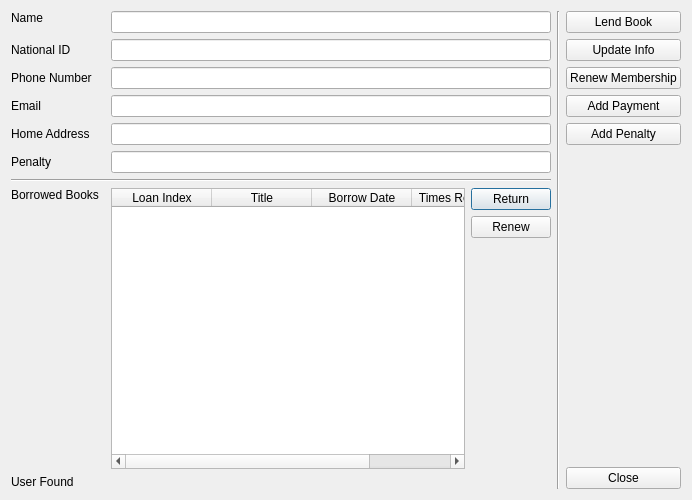
<?xml version="1.0" encoding="UTF-8"?>
<ui version="4.0">
 <class>MemberViewDialog</class>
 <widget class="QDialog" name="MemberViewDialog">
  <property name="geometry">
   <rect>
    <x>0</x>
    <y>0</y>
    <width>692</width>
    <height>500</height>
   </rect>
  </property>
  <property name="minimumSize">
   <size>
    <width>500</width>
    <height>500</height>
   </size>
  </property>
  <property name="windowTitle">
   <string>Dialog</string>
  </property>
  <property name="windowIcon">
   <iconset resource="img.qrc">
    <normaloff>:/src/src/0b85636ca6384399edbae4cc3d344937.png</normaloff>:/src/src/0b85636ca6384399edbae4cc3d344937.png</iconset>
  </property>
  <layout class="QHBoxLayout" name="horizontalLayout">
   <item>
    <layout class="QGridLayout" name="gridLayout">
     <item row="2" column="0">
      <widget class="QLabel" name="phone_label">
       <property name="text">
        <string>Phone Number</string>
       </property>
      </widget>
     </item>
     <item row="0" column="0" alignment="Qt::AlignTop">
      <widget class="QLabel" name="first_name_label">
       <property name="text">
        <string>Name</string>
       </property>
      </widget>
     </item>
     <item row="4" column="0">
      <widget class="QLabel" name="address_label">
       <property name="text">
        <string>Home Address</string>
       </property>
      </widget>
     </item>
     <item row="2" column="2" colspan="2">
      <widget class="QLineEdit" name="phone_line_edit">
       <property name="inputMask">
        <string/>
       </property>
      </widget>
     </item>
     <item row="0" column="2" colspan="2">
      <widget class="QLineEdit" name="first_name_line_edit"/>
     </item>
     <item row="5" column="0">
      <widget class="QLabel" name="penalty_label">
       <property name="text">
        <string>Penalty</string>
       </property>
      </widget>
     </item>
     <item row="1" column="2" colspan="2">
      <widget class="QLineEdit" name="last_name_line_edit">
       <property name="readOnly">
        <bool>true</bool>
       </property>
      </widget>
     </item>
     <item row="3" column="0">
      <widget class="QLabel" name="email_label">
       <property name="text">
        <string>Email</string>
       </property>
      </widget>
     </item>
     <item row="7" column="0" alignment="Qt::AlignTop">
      <widget class="QLabel" name="borrowed_label">
       <property name="text">
        <string>Borrowed Books</string>
       </property>
      </widget>
     </item>
     <item row="8" column="0" colspan="4">
      <widget class="QLabel" name="msg_label">
       <property name="text">
        <string>User Found</string>
       </property>
      </widget>
     </item>
     <item row="1" column="0">
      <widget class="QLabel" name="last_name_label">
       <property name="text">
        <string>National ID</string>
       </property>
      </widget>
     </item>
     <item row="4" column="2" colspan="2">
      <widget class="QLineEdit" name="address_line_edit"/>
     </item>
     <item row="3" column="2" colspan="2">
      <widget class="QLineEdit" name="email_line_edit"/>
     </item>
     <item row="7" column="3">
      <layout class="QVBoxLayout" name="verticalLayout_2">
       <item alignment="Qt::AlignTop">
        <widget class="QPushButton" name="return_button">
         <property name="text">
          <string>Return</string>
         </property>
         <property name="icon">
          <iconset resource="img.qrc">
           <normaloff>:/src/src/return.png</normaloff>:/src/src/return.png</iconset>
         </property>
        </widget>
       </item>
       <item>
        <widget class="QPushButton" name="renew_book_button">
         <property name="text">
          <string>Renew</string>
         </property>
         <property name="icon">
          <iconset resource="img.qrc">
           <normaloff>:/src/src/browser.png</normaloff>:/src/src/browser.png</iconset>
         </property>
        </widget>
       </item>
       <item>
        <spacer name="verticalSpacer_2">
         <property name="orientation">
          <enum>Qt::Vertical</enum>
         </property>
         <property name="sizeHint" stdset="0">
          <size>
           <width>20</width>
           <height>40</height>
          </size>
         </property>
        </spacer>
       </item>
      </layout>
     </item>
     <item row="6" column="0" colspan="4">
      <widget class="Line" name="line_2">
       <property name="orientation">
        <enum>Qt::Horizontal</enum>
       </property>
      </widget>
     </item>
     <item row="5" column="2" colspan="2">
      <widget class="QLineEdit" name="penalty_line_edit">
       <property name="readOnly">
        <bool>true</bool>
       </property>
      </widget>
     </item>
     <item row="7" column="2">
      <widget class="QTableWidget" name="borrow_table">
       <property name="enabled">
        <bool>true</bool>
       </property>
       <property name="editTriggers">
        <set>QAbstractItemView::NoEditTriggers</set>
       </property>
       <property name="columnCount">
        <number>4</number>
       </property>
       <column>
        <property name="text">
         <string>Loan Index</string>
        </property>
       </column>
       <column>
        <property name="text">
         <string>Title</string>
        </property>
       </column>
       <column>
        <property name="text">
         <string>Borrow Date</string>
        </property>
       </column>
       <column>
        <property name="text">
         <string>Times Renewed</string>
        </property>
       </column>
      </widget>
     </item>
    </layout>
   </item>
   <item>
    <widget class="Line" name="line">
     <property name="orientation">
      <enum>Qt::Vertical</enum>
     </property>
    </widget>
   </item>
   <item>
    <layout class="QVBoxLayout" name="verticalLayout">
     <item>
      <widget class="QPushButton" name="lend_button">
       <property name="text">
        <string>Lend Book</string>
       </property>
       <property name="icon">
        <iconset resource="img.qrc">
         <normaloff>:/src/src/book.png</normaloff>:/src/src/book.png</iconset>
       </property>
      </widget>
     </item>
     <item>
      <widget class="QPushButton" name="update_button">
       <property name="text">
        <string>Update Info</string>
       </property>
       <property name="icon">
        <iconset resource="img.qrc">
         <normaloff>:/src/src/replace.png</normaloff>:/src/src/replace.png</iconset>
       </property>
      </widget>
     </item>
     <item>
      <widget class="QPushButton" name="renew_member_button">
       <property name="text">
        <string>Renew Membership</string>
       </property>
       <property name="icon">
        <iconset resource="img.qrc">
         <normaloff>:/src/src/add-user.png</normaloff>:/src/src/add-user.png</iconset>
       </property>
      </widget>
     </item>
     <item>
      <widget class="QPushButton" name="add_transaction_button">
       <property name="text">
        <string>Add Payment</string>
       </property>
       <property name="icon">
        <iconset resource="img.qrc">
         <normaloff>:/src/src/credit-card.png</normaloff>:/src/src/credit-card.png</iconset>
       </property>
      </widget>
     </item>
     <item>
      <widget class="QPushButton" name="add_penalty_button">
       <property name="text">
        <string>Add Penalty</string>
       </property>
       <property name="icon">
        <iconset resource="img.qrc">
         <normaloff>:/src/src/add (1).png</normaloff>:/src/src/add (1).png</iconset>
       </property>
      </widget>
     </item>
     <item>
      <spacer name="verticalSpacer">
       <property name="orientation">
        <enum>Qt::Vertical</enum>
       </property>
       <property name="sizeHint" stdset="0">
        <size>
         <width>20</width>
         <height>40</height>
        </size>
       </property>
      </spacer>
     </item>
     <item>
      <widget class="QPushButton" name="close_button">
       <property name="text">
        <string>Close</string>
       </property>
       <property name="icon">
        <iconset resource="img.qrc">
         <normaloff>:/src/src/cancel.png</normaloff>:/src/src/cancel.png</iconset>
       </property>
      </widget>
     </item>
    </layout>
   </item>
  </layout>
 </widget>
 <tabstops>
  <tabstop>first_name_line_edit</tabstop>
  <tabstop>last_name_line_edit</tabstop>
  <tabstop>phone_line_edit</tabstop>
  <tabstop>email_line_edit</tabstop>
  <tabstop>address_line_edit</tabstop>
  <tabstop>penalty_line_edit</tabstop>
  <tabstop>return_button</tabstop>
  <tabstop>renew_book_button</tabstop>
  <tabstop>lend_button</tabstop>
  <tabstop>update_button</tabstop>
  <tabstop>renew_member_button</tabstop>
  <tabstop>add_transaction_button</tabstop>
  <tabstop>add_penalty_button</tabstop>
  <tabstop>close_button</tabstop>
 </tabstops>
 <resources>
  <include location="img.qrc"/>
 </resources>
 <connections/>
</ui>
